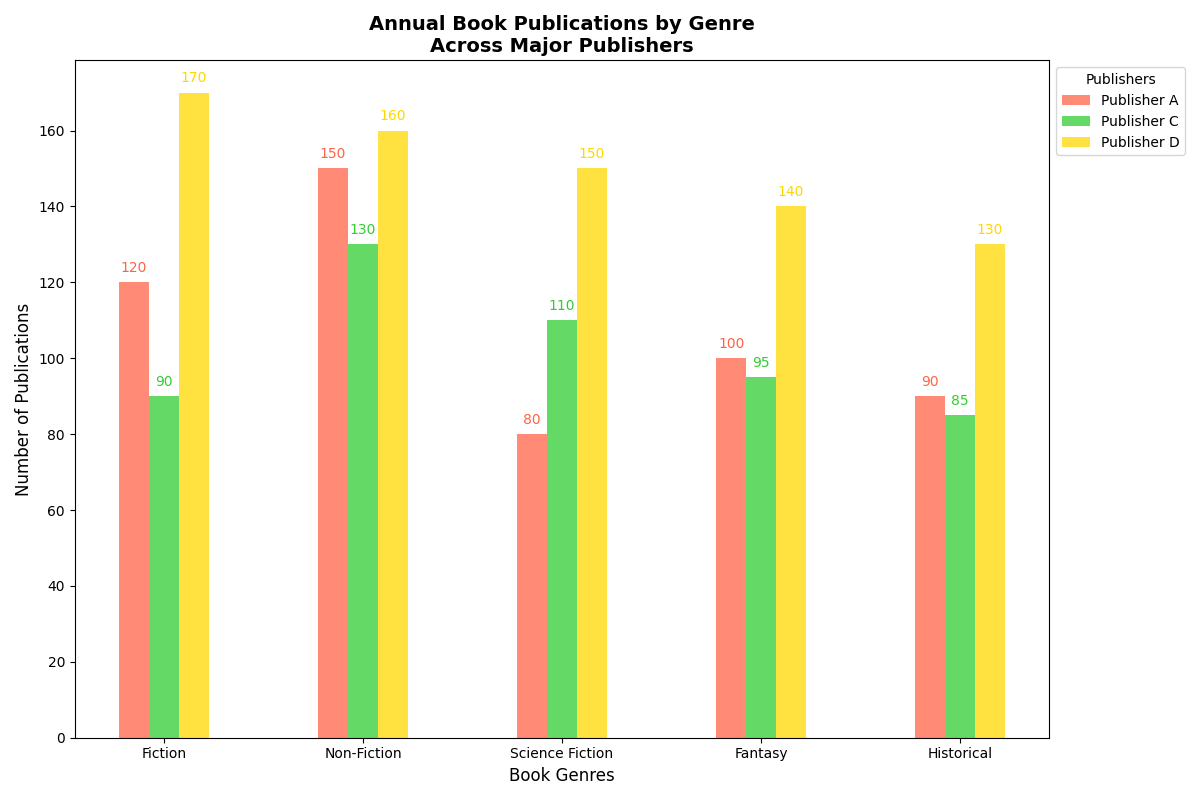

Write Python code to recreate this figure.
import matplotlib.pyplot as plt
import numpy as np

# Publishers and genres
publishers = ['Publisher A', 'Publisher C', 'Publisher D']
genres = ['Fiction', 'Non-Fiction', 'Science Fiction', 'Fantasy', 'Historical']

# Publication data for five years (Year 1-5) without Publisher B
data = np.array([
    [120, 150, 80, 100, 90],     # Publisher A
    [90, 130, 110, 95, 85],      # Publisher C
    [170, 160, 150, 140, 130]    # Publisher D
])

# Years
years = ['Year 1', 'Year 2', 'Year 3', 'Year 4', 'Year 5']

# Plotting the data

fig, ax = plt.subplots(figsize=(12, 8))

# Number of bars per group
num_years = len(years)
num_publishers = data.shape[0]

# Bar widths and positions
bar_width = 0.15
positions = np.arange(len(genres))

# Colors for publishers
colors = ['#FF6347', '#32CD32', '#FFD700']  # Updated colors after removing Publisher B

# Plot bar groups for each publisher
for idx, (publisher, color) in enumerate(zip(publishers, colors)):
    bar_positions = positions + idx * bar_width
    ax.bar(bar_positions, data[idx], width=bar_width, color=color, label=publisher, alpha=0.75)

# Customizing the plot
ax.set_xlabel('Book Genres', fontsize=12)
ax.set_ylabel('Number of Publications', fontsize=12)
ax.set_title('Annual Book Publications by Genre\nAcross Major Publishers', fontsize=14, fontweight='bold')
ax.set_xticks(positions + bar_width * (num_publishers - 1) / 2)
ax.set_xticklabels(genres)

# Adding a legend
ax.legend(title='Publishers', loc='upper left', bbox_to_anchor=(1, 1), fontsize=10)

# Adding data labels above the bars
for idx, (publisher, color) in enumerate(zip(publishers, colors)):
    bar_positions = positions + idx * bar_width
    for x, y in zip(bar_positions, data[idx]):
        plt.text(x, y + 2, y, ha='center', va='bottom', fontsize=10, color=color)

# Automatically adjust the layout
plt.tight_layout()

# Display the plot
plt.show()
